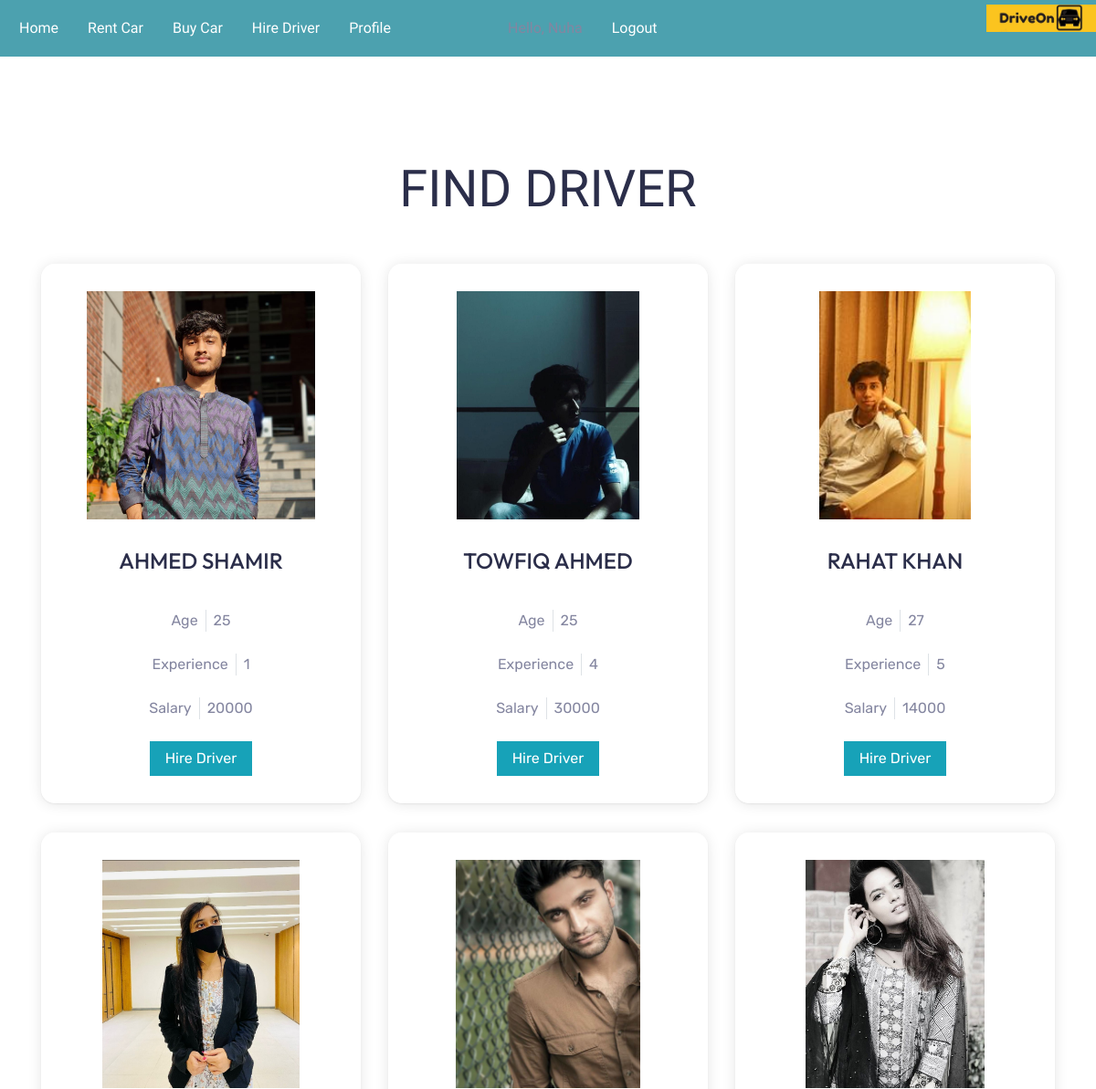
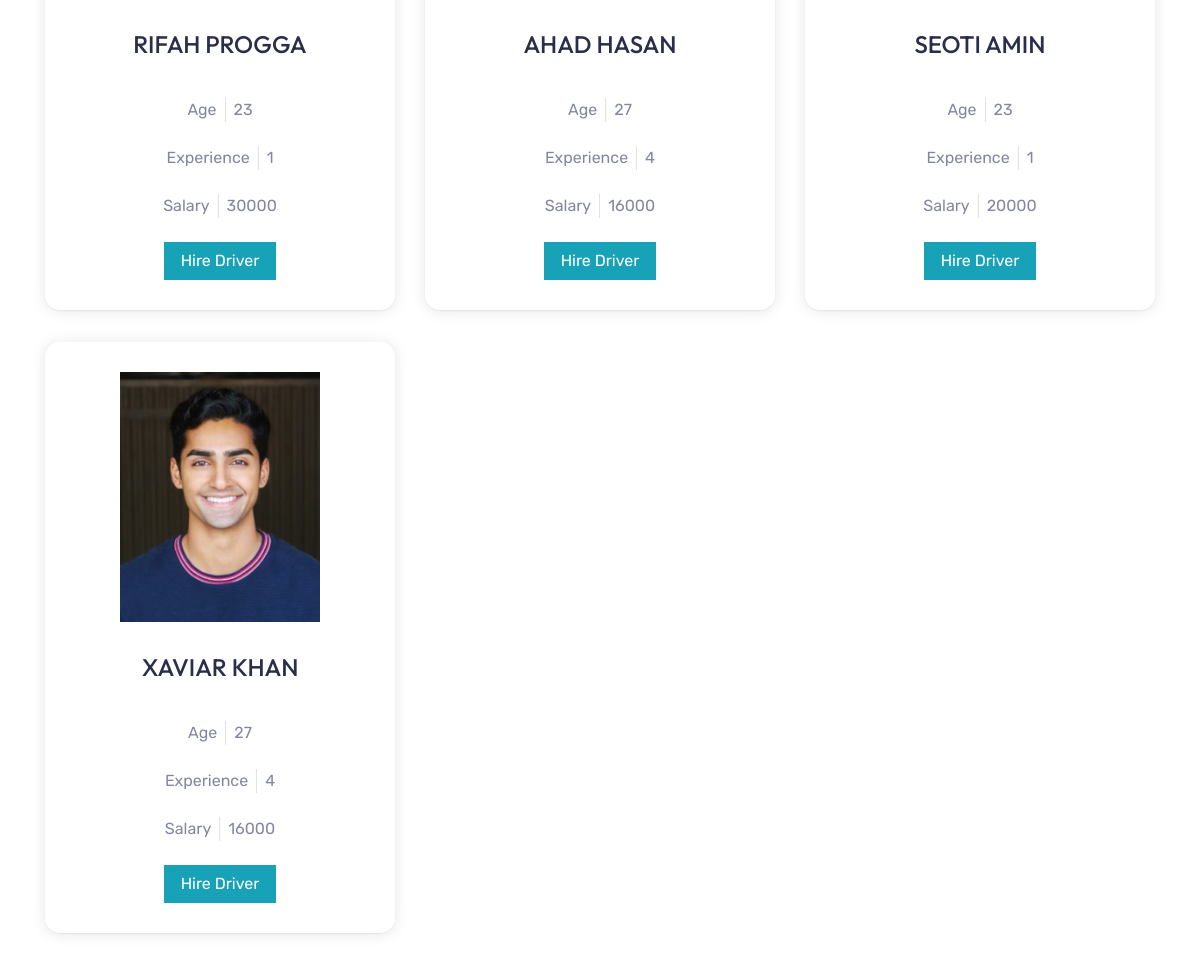
Screenshot of /driver/ (signed in) with the database file from the repository (2 pictures, top to bottom).
### carInfo/models.py (models this page shows, shortened)
class Driver(models.Model):
    dri_name = models.CharField(max_length=20)
    dri_age = models.CharField(max_length=2)  # charField nibo
    dri_address = models.CharField(max_length=300)
    dri_experience = models.CharField(max_length=50)
    dri_lic_num = models.CharField(max_length=50)
    accident_history = models.TextField(max_length=100)
    expected_salary = models.CharField(max_length=15)
    dri_img = models.ImageField(upload_to='media')
    dri_phone_num = models.CharField(max_length=11)

### demo/views.py (the view)
# urls.py: path('driver/', driveon.driver, name='driver'),
@login_required(login_url='login')
def driver(request):
    hireDriver = Driver.objects.all()
    return render(request, 'driver.html',{'Hire_Drivers': hireDriver})

### demo/templates/driver.html (shortened to what this page needs)
{% extends 'base.html' %}
{% load static %}
{% block content %}
<!DOCTYPE html>
<html lang="en">
<head>
    <link href="https://cdnjs.cloudflare.com/ajax/libs/font-awesome/5.15.0/css/all.min.css" rel="stylesheet">
    <link href="{% static 'assets/css/bootstrap.min.css' %}" rel="stylesheet">
    <link href="{% static 'assets/css/car.css' %}" rel="stylesheet">
</head>
<body>
    <div class="container-fluid py-5">
        <div class="container pt-5 pb-3">
            <h1 class="display-4 text-uppercase text-center mb-5">Find Driver</h1>
            <div class="row">
                {% for i in Hire_Drivers %}
                <div class="col-lg-4 col-md-6 mb-2">
                    <div class="rent-item mb-4">
                        <img class="img-fluid mb-3" src="{{i.dri_img.url}}" alt="">
                        <h4 class="cartitle text-uppercase mb-4">{{i.dri_name}}</h4>
                        <div class="d-flex justify-content-center mb-4">
                            <div class="header px-2">
                                <span>Age</span>
                            </div>
                            <div class="header px-2 border-left">
                                <span>{{i.dri_age}}</span>
                            </div>
                        </div>
                        <div class="d-flex justify-content-center mb-4">
                            <div class="header px-2">
                                <span>Experience</span>
                            </div>
                            <div class="header px-2 border-left">
                                <span>{{i.dri_experience}}</span>
                            </div>
                        </div>
                        <div class="d-flex justify-content-center mb-4">
                            <div class="header px-2">
                                <span>Salary</span>
                            </div>
                            <div class="header px-2 border-left">
                                <span>{{i.expected_salary}}</span>
                            </div>
                        </div>
                        <a class="btn btn-info px-3" href="{% url 'driver-payment' i.id user.id %}">Hire Driver</a>
                    </div>
                </div>
                {% endfor %}
            </div>
        </div>
    </div>
</body>
</html>
{% endblock %}

### demo/static/assets/css/car.css (style rules this page uses)
.rent-item { padding: 30px; text-align: center; background: #ffffffb2; transition: .5s; box-shadow: 0 1px 15px 0 rgba(0,0,0,.1), 0 1px 2px 0 rgba(0,0,0,.06); border-radius: 15px; }
.rent-item h4 { transition: .5s; }
.display-4 { font-family: 'Ropa Sans', sans-serif; }
.cartitle { font-family: 'Outfit', sans-serif; padding: 15px; block-size: 50%; }
.rent-item img { height: 250px; width: 100%; object-fit: contain; }
.rent-item img { transition: all 0.5s; }

### rows the page displays
Driver: dri_img (picture), dri_name "AHMED SHAMIR", dri_age "25", dri_experience "1", expected_salary "20000"
Driver: dri_img (picture), dri_name "TOWFIQ AHMED", dri_age "25", dri_experience "4", expected_salary "30000"
Driver: dri_img (picture), dri_name "RAHAT KHAN", dri_age "27", dri_experience "5", expected_salary "14000"
Driver: dri_img (picture), dri_name "RIFAH PROGGA", dri_age "23", dri_experience "1", expected_salary "30000"
Driver: dri_img (picture), dri_name "AHAD HASAN", dri_age "27", dri_experience "4", expected_salary "16000"
Driver: dri_img (picture), dri_name "SEOTI AMIN", dri_age "23", dri_experience "1", expected_salary "20000"
Driver: dri_img (picture), dri_name "XAVIAR KHAN", dri_age "27", dri_experience "4", expected_salary "16000"
